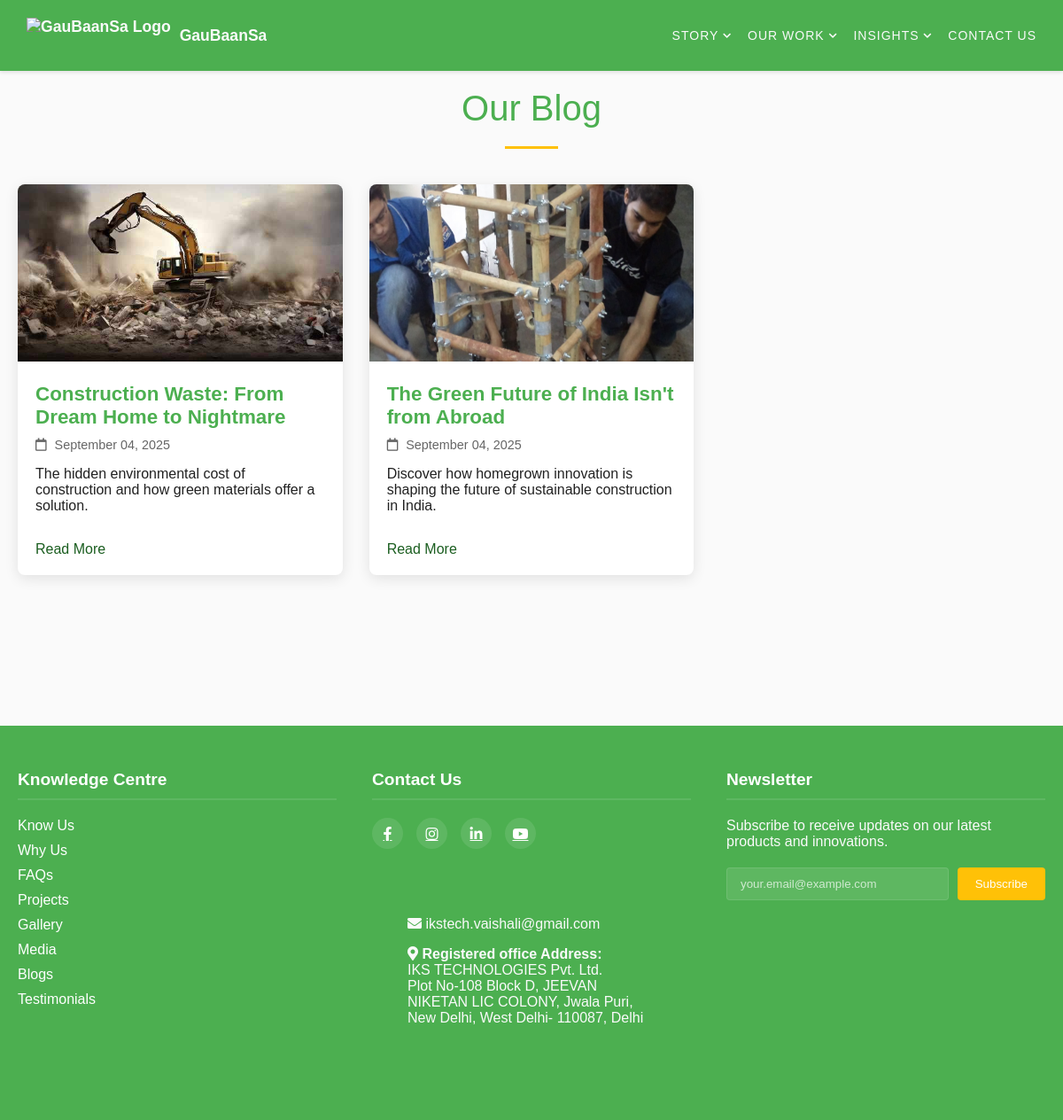
/blog, run on an earlier commit of the app's database.
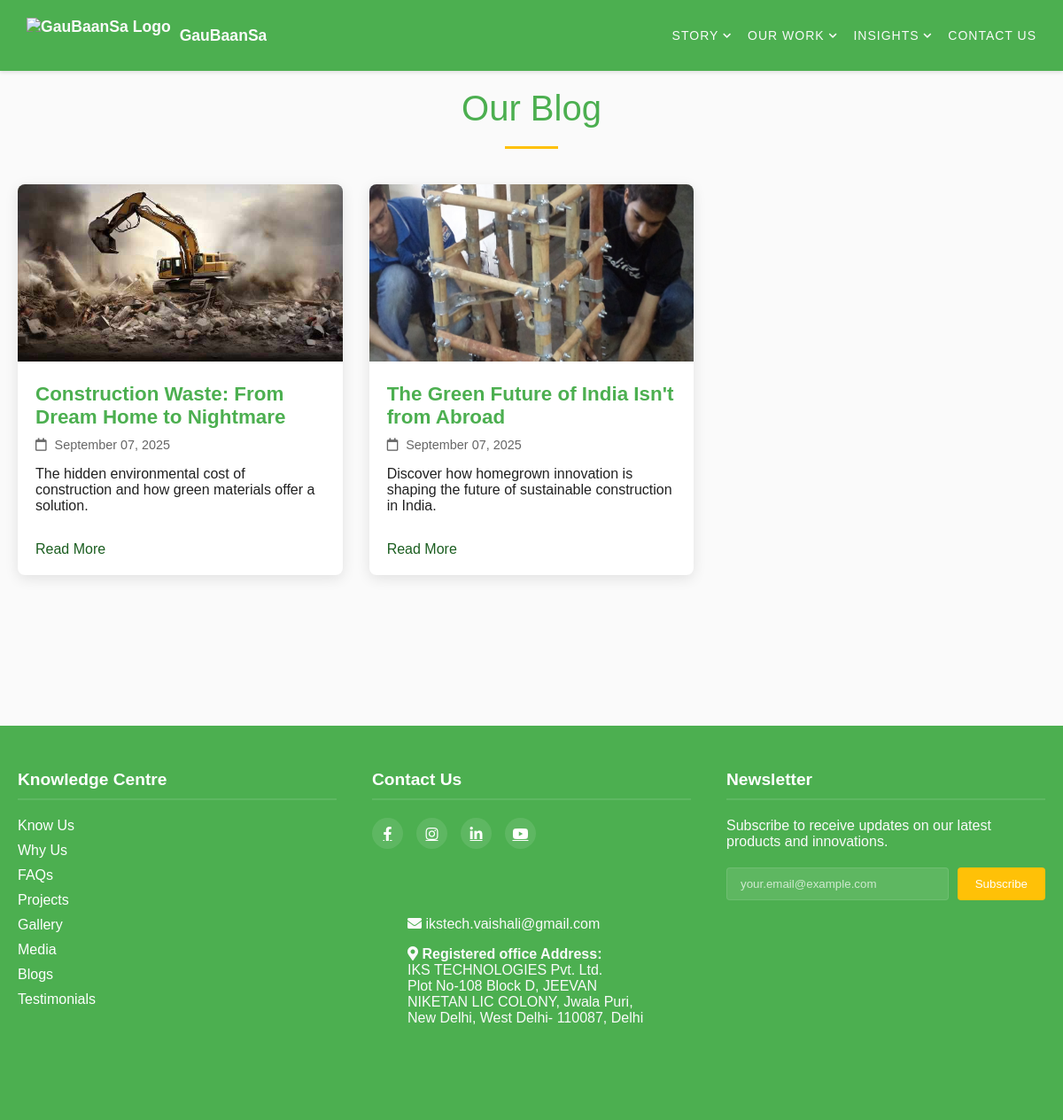
And on a later commit of the database.
### app.py (models this page shows)
class Blog(db.Model):
    id = db.Column(db.Integer, primary_key=True)
    title = db.Column(db.String(200), nullable=False, unique=True)
    slug = db.Column(db.String(220), nullable=False, unique=True)
    content = db.Column(db.Text, nullable=False)
    image = db.Column(db.String(200), nullable=False)
    date_posted = db.Column(db.DateTime, nullable=False, default=datetime.utcnow)
    excerpt = db.Column(db.String(300), nullable=False)

### app.py (the view)
@app.route("/blog")
def blog():
    posts = Blog.query.order_by(Blog.date_posted.desc()).all()
    title = "GauBaanSa Blog | Insights on Sustainable Construction"
    description = "Read the latest articles and insights from the GauBaanSa team on green building technology, sustainable materials, and the future of construction in India."
    return render_template("blog.html", title=title, posts=posts, meta_description=description)

### app.py (called while the page is built)
@app.context_processor
def inject_global_vars():
    return dict(
        cache_buster=int(time.time()),
        request=request,
        default_og_image=url_for('static', filename='images/logo.png', _external=True)
    )

### templates/blog.html
{% extends "base.html" %}
{% block content %}
<div class="blog-page">
    <h1>Our Blog</h1>
    <div class="blog-grid">
        {% for post in posts %}
        <article class="blog-card">
            <div class="blog-image">
                <img src="{{ url_for('static', filename=post.image) }}" alt="{{ post.title }}">
            </div>
            <div class="blog-content">
                <h2>{{ post.title }}</h2>
                <div class="blog-meta">
                    <span><i class="far fa-calendar"></i> {{ post.date_posted.strftime('%B %d, %Y') }}</span>
                </div>
                <p>{{ post.excerpt }}</p>
                <a href="{{ url_for('blog_post', slug=post.slug) }}" class="read-more">Read More</a>
            </div>
        </article>
        {% endfor %}
    </div>
</div>
{% endblock %}

### templates/base.html (shortened to what this page needs)
<!DOCTYPE html>
<html lang="en">
<head>
    <link rel="stylesheet" href="{{ url_for('static', filename='css/style.css', v=cache_buster) }}">
    <link rel="stylesheet" href="https://cdnjs.cloudflare.com/ajax/libs/font-awesome/5.15.4/css/all.min.css">
</head>
<body class="{% block body_class %}{% endblock %}">
    <nav class="main-nav">
        <a href="{{ url_for('home') }}" class="nav-logo">
            <img src="{{ url_for('static', filename='images/logo.png') }}" alt="GauBaanSa Logo">
            <span>GauBaanSa</span>
        </a>
        <div class="nav-links-container" id="nav-links-container">
            <div class="dropdown">
                <button type="button" class="dropdown-toggle" aria-expanded="false">STORY<i class="fas fa-chevron-down"></i></button>
            </div>
            <div class="dropdown">
                <button type="button" class="dropdown-toggle" aria-expanded="false">OUR WORK<i class="fas fa-chevron-down"></i></button>
            </div>
            <div class="dropdown">
                <button type="button" class="dropdown-toggle" aria-expanded="false">INSIGHTS<i class="fas fa-chevron-down"></i></button>
            </div>
            <a href="{{ url_for('contact') }}">Contact Us</a>
        </div>
    </nav>
    <main>
        {% block content %}
        {% endblock %}
    </main>
    <footer class="site-footer">
        <div class="footer-container">
            <div class="footer-section">
                <h3>Knowledge Centre</h3>
                <ul>
                    <li><a href="{{ url_for('about') }}">Know Us</a></li>
                    <li><a href="{{ url_for('why_natural') }}">Why Us</a></li>
                    <li><a href="{{ url_for('faq') }}">FAQs</a></li>
                    <li><a href="{{ url_for('projects_page') }}">Projects</a></li>
                    <li><a href="{{ url_for('gallery') }}">Gallery</a></li>
                    <li><a href="{{ url_for('media') }}">Media</a></li>
                    <li><a href="{{ url_for('blog') }}">Blogs</a></li>
                    <li><a href="{{ url_for('reviews') }}">Testimonials</a></li>
                </ul>
            </div>
            <div class="footer-section">
                <h3>Contact Us</h3>
                <div class="social-icons">
                    <a href="#" aria-label="Facebook"><i class="fab fa-facebook-f"></i></a>
                    <a href="#" aria-label="Instagram"><i class="fab fa-instagram"></i></a>
                    <a href="https://www.linkedin.com/in/vaishali-bansal-5270b673/" target="_blank" rel="noopener noreferrer" aria-label="LinkedIn"><i class="fab fa-linkedin-in"></i></a>
                    <a href="#" aria-label="YouTube"><i class="fab fa-youtube"></i></a>
                </div>
                <div class="contact-info">
                    <p><i class="fas fa-envelope"></i> ikstech.vaishali@gmail.com</p>
                    <p>
                        <i class="fas fa-map-marker-alt"></i> <strong>Registered office Address:</strong><br>
                        IKS TECHNOLOGIES Pvt. Ltd.<br>
                        Plot No-108 Block D, JEEVAN NIKETAN LIC COLONY, Jwala Puri, New Delhi, West Delhi- 110087, Delhi
                    </p>
                </div>
            </div>
            <div class="footer-section">
                <h3>Newsletter</h3>
                <p>Subscribe to receive updates on our latest products and innovations.</p>
                <form id="newsletter-form" class="newsletter-form" onsubmit="handleSubscription(event)">
                    <input type="email" id="newsletter-email" placeholder="your.email@example.com" required>
                    <button type="submit">Subscribe</button>
                </form>
            </div>
        </div>
    </footer>
</body>
</html>

### static/css/components/_variables.css (style rules this page uses)
:root { --primary: #4CAF50; --secondary: #FFC107; --accent: #F1F8E9; --text-dark: #212121; --text-light: #757575; --white: #FAFAFA; --danger: #e74c3c; --spacing-sm: 10px; --spacing-md: 20px; --spacing-lg: 30px; --spacing-xl: 40px; --shadow-sm: 0 2px 4px rgba(0,0,0,0.1); --shadow-md: 0 4px 8px rgba(0,0,0,0.15); --shadow-lg: 0 8px 16px rgba(0,0,0,0.2); --transition: all 0.3s ease; }

### static/css/components/_base.css (style rules this page uses)
html { scroll-behavior: smooth; }
body { font-family: 'Montserrat', Arial, sans-serif; margin: 0; padding: 0; background-color: var(--white); color: var(--text-dark); }

### static/css/components/contact.css (style rules this page uses)
.contact-info { background: var(--primary); color: var(--white); padding: 40px; }

What changed in the data, as far as the page shows it:
changed Blog "Construction Waste: From Dream Home to Nightmare": date_posted "September 04, 2025" → "September 07, 2025"
changed Blog "The Green Future of India Isn't from Abroad": date_posted "September 04, 2025" → "September 07, 2025"
